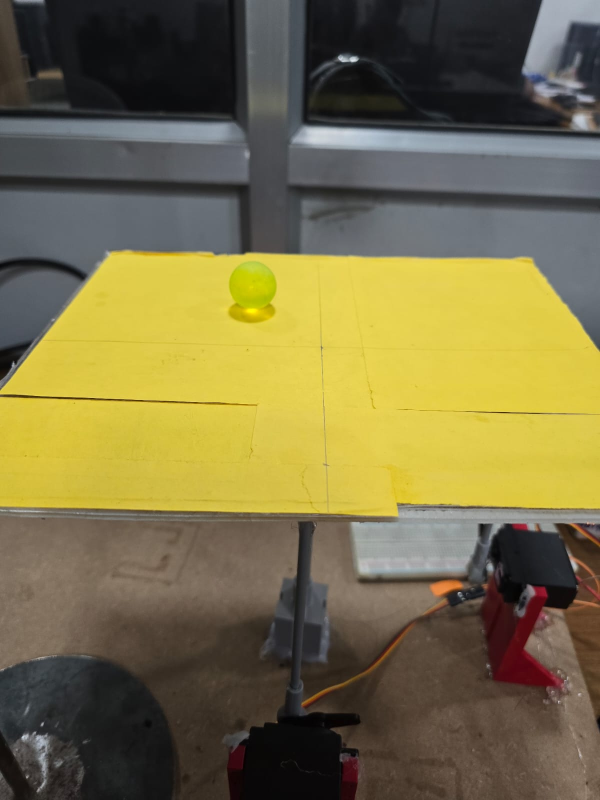
#> input picture system image.jpeg, 1200 x 1600 px, given in place of the camera (shown at 1/2 size)
$ python interface.py
#> lines starting #> are read from the running program, lines starting #| are printed output that depends on the picture; after the words box and inside, x2 and y2 are one past the last pixel; in counts of white or black regions, pixels touching at a corner belong together
### PID_controller.py
class PIDController:
    def __init__(self, Kp=1.0, Ki=0.0, Kd=0.0, setpoint=0.0,
                 output_limits=(-90, 90), integral_limits=(-100, 100)):
        self.Kp = Kp
        self.Ki = Ki
        self.Kd = Kd
        self.setpoint = setpoint

        self.output_limits = output_limits      # (min, max) for output
        self.integral_limits = integral_limits  # (min, max) for integral term

        self.integral = 0.0
        self.prev_error = 0.0
        self.prev_measurement = None  # needed for derivative-on-measurement

    # [31 lines left out: function update, not called in this run]

    def reset(self):
        self.integral = 0.0
        self.prev_error = 0.0
        self.prev_measurement = None

### interface.py
import time
import cv2
import numpy as np
import serial
from collections import deque
# Assuming PIDController is correctly defined in PID_controller.py
from PID_controller import PIDController

BOARD_DIMENSIONS = (500, 625)
# --- CHANGED: Serial communication is now enabled by default ---
SERIAL_ENABLED = True

# --- Constants for visual offset ---
PIXELS_PER_CM = 15
OFFSET_CM = 1
OFFSET_PX = int(OFFSET_CM * PIXELS_PER_CM)

# --- Predefined Color Range for the Board (UPDATED TO MATCH IMAGE) ---
# These values are derived from the 'Color Tuning' window in the provided image.
LOWER_YELLOW = np.array([7, 63, 121]) # H_min 7, S_min 63, V_min 121
UPPER_YELLOW = np.array([32, 255, 255]) # H_max 32, S_max 255, V_max 255

# --- CHANGED: Increased PID gains for more aggressive and accurate centering ---
# Initialize PID controllers
pid_x = PIDController(Kp=1.2, Ki=0.05, Kd=0.2, setpoint=(BOARD_DIMENSIONS[0] / 2) + OFFSET_PX)
pid_y = PIDController(Kp=1.2, Ki=0.05, Kd=0.2, setpoint=(BOARD_DIMENSIONS[1] / 2) + OFFSET_PX)


# --- Temporal smoothing for board corners ---
corner_history = deque(maxlen=5)
last_valid_corners = None

# --- Ball HSV Color Range (will be updated by trackbars) ---
ball_hsv_lower = np.array([25, 0, 80])
ball_hsv_upper = np.array([105, 83, 255])


if SERIAL_ENABLED:
    try:
        # NOTE: You may need to change this port to match your Arduino's serial port
        # UPDATED PORT to match your provided code
        ser = serial.Serial('/dev/cu.usbmodem12301', 9600, timeout=1)
        print("Serial connection established")
    except Exception as e:
        print(f"Failed to connect to serial port: {e}")
        SERIAL_ENABLED = False

def nothing(x):
    pass

def update_pid_from_sliders():
    """Update PID parameters from trackbar values"""
    pid_x.Kp = cv2.getTrackbarPos("Kp_X", "PID Tuning") / 100.0
    pid_x.Ki = cv2.getTrackbarPos("Ki_X", "PID Tuning") / 1000.0
    pid_x.Kd = cv2.getTrackbarPos("Kd_X", "PID Tuning") / 100.0

    pid_y.Kp = cv2.getTrackbarPos("Kp_Y", "PID Tuning") / 100.0
    pid_y.Ki = cv2.getTrackbarPos("Ki_Y", "PID Tuning") / 1000.0
    pid_y.Kd = cv2.getTrackbarPos("Kd_Y", "PID Tuning") / 100.0

def update_ball_hsv_from_sliders():
    """Update ball HSV color range from trackbar values"""
    global ball_hsv_lower, ball_hsv_upper
    h_min = cv2.getTrackbarPos("H_min_ball", "PID Tuning")
    s_min = cv2.getTrackbarPos("S_min_ball", "PID Tuning")
    v_min = cv2.getTrackbarPos("V_min_ball", "PID Tuning")
    h_max = cv2.getTrackbarPos("H_max_ball", "PID Tuning")
    s_max = cv2.getTrackbarPos("S_max_ball", "PID Tuning")
    v_max = cv2.getTrackbarPos("V_max_ball", "PID Tuning")
    ball_hsv_lower = np.array([h_min, s_min, v_min])
    ball_hsv_upper = np.array([h_max, s_max, v_max])


def smooth_corners(new_corners):
    """Apply temporal smoothing to corner positions to reduce jitter."""
    global corner_history, last_valid_corners

    if new_corners is None:
        return last_valid_corners

    corner_history.append(new_corners)

    smoothed = np.mean(corner_history, axis=0)

    last_valid_corners = smoothed.astype(np.float32)
    return last_valid_corners

def order_points_improved(pts):
    """Order points: top-left, top-right, bottom-right, bottom-left"""
    pts = pts.astype(np.float32)
    center = np.mean(pts, axis=0)

    rect = np.zeros((4, 2), dtype=np.float32)
    top_pts = pts[pts[:, 1] < center[1]]
    bottom_pts = pts[pts[:, 1] >= center[1]]

    if len(top_pts) == 2 and len(bottom_pts) == 2:
        top_sorted = top_pts[np.argsort(top_pts[:, 0])]
        bottom_sorted = bottom_pts[np.argsort(bottom_pts[:, 0])]
        rect[0], rect[1], rect[2], rect[3] = top_sorted[0], top_sorted[1], bottom_sorted[1], bottom_sorted[0]
    else:
        s = pts.sum(axis=1)
        diff = np.diff(pts, axis=1)
        rect[0], rect[2], rect[1], rect[3] = pts[np.argmin(s)], pts[np.argmax(s)], pts[np.argmin(diff)], pts[np.argmax(diff)]

    return rect

def detect_yellow_board_robust(frame, lower_bound, upper_bound, output_size=BOARD_DIMENSIONS, debug=False):
    """Detect the yellow board using slider values and stable corner finding."""
    if frame is None:
        return None, None, None, None

    original_frame = frame.copy()
    mask = None

    try:
        blurred = cv2.GaussianBlur(frame, (7, 7), 0)
        hsv = cv2.cvtColor(blurred, cv2.COLOR_BGR2HSV)

        current_mask = cv2.inRange(hsv, lower_bound, upper_bound)

        kernel = cv2.getStructuringElement(cv2.MORPH_ELLIPSE, (9, 9))
        mask = cv2.morphologyEx(current_mask, cv2.MORPH_CLOSE, kernel, iterations=4)
        mask = cv2.morphologyEx(mask, cv2.MORPH_OPEN, kernel, iterations=2)

        contours, _ = cv2.findContours(mask, cv2.RETR_EXTERNAL, cv2.CHAIN_APPROX_SIMPLE)

        if not contours:
            return original_frame, None, None, mask

        largest_contour = max(contours, key=cv2.contourArea)

        if cv2.contourArea(largest_contour) < 5000:
             return original_frame, None, None, mask

        rect = cv2.minAreaRect(largest_contour)
        box = cv2.boxPoints(rect)
        raw_corners = order_points_improved(box).astype(np.float32)

        corners = smooth_corners(raw_corners)

        if corners is None:
            return original_frame, None, None, mask

        out_w, out_h = output_size
        expanded_w, expanded_h = out_w + 2 * OFFSET_PX, out_h + 2 * OFFSET_PX
        dst = np.array([
            [OFFSET_PX, OFFSET_PX], [out_w - 1 + OFFSET_PX, OFFSET_PX],
            [out_w - 1 + OFFSET_PX, out_h - 1 + OFFSET_PX], [OFFSET_PX, out_h - 1 + OFFSET_PX]
        ], dtype=np.float32)

        M = cv2.getPerspectiveTransform(corners, dst)
        warped = cv2.warpPerspective(original_frame, M, (expanded_w, expanded_h),
                                     flags=cv2.INTER_LINEAR, borderMode=cv2.BORDER_CONSTANT, borderValue=(0, 0, 0))
        return warped, corners, None, mask
    except Exception as e:
        return original_frame, None, None, mask

def detect_yellow_board_with_validation(frame, lower_bound, upper_bound, output_size=BOARD_DIMENSIONS):
    """Main wrapper with validation"""
    if frame is None: return frame, None, None
    warped, corners, _, mask = detect_yellow_board_robust(frame, lower_bound, upper_bound, output_size, debug=False)
    if corners is not None and warped is not None:
        try:
            gray_warped = cv2.cvtColor(warped, cv2.COLOR_BGR2GRAY)
            if cv2.countNonZero(gray_warped) > 0.1 * gray_warped.size:
                return warped, corners, mask
        except Exception as e: print(f"Validation failed: {e}")
    return frame, None, mask

def detect_ball(frame, lower_bound, upper_bound, debug=False):
    """
    Detects the ball using a robust hybrid method: a user-tunable color filter
    followed by a rigid shape (circularity) analysis.
    """
    if frame is None: return None, None, None
    try:
        output_frame = frame.copy()

        # 1. Blur and convert to HSV color space
        blurred = cv2.GaussianBlur(frame, (11, 11), 0)
        hsv = cv2.cvtColor(blurred, cv2.COLOR_BGR2HSV)

        # 2. Use the HSV range provided by the trackbars
        mask = cv2.inRange(hsv, lower_bound, upper_bound)

        # 3. Clean the mask to remove noise
        mask = cv2.erode(mask, None, iterations=2)
        mask = cv2.dilate(mask, None, iterations=2)

        # Show the mask for debugging
        cv2.imshow("Ball Mask", mask)

        # 4. Find contours in the cleaned mask
        contours, _ = cv2.findContours(mask, cv2.RETR_EXTERNAL, cv2.CHAIN_APPROX_SIMPLE)

        best_candidate = None
        best_circularity = 0

        if contours:
            for cnt in contours:
                # 5. Apply a strict area filter
                area = cv2.contourArea(cnt)
                if not (300 < area < 15000):
                    continue

                # 6. Calculate circularity
                perimeter = cv2.arcLength(cnt, True)
                if perimeter == 0:
                    continue

                circularity = 4 * np.pi * (area / (perimeter * perimeter))

                # 7. Only consider highly circular contours (relaxed slightly to 0.75)
                if circularity > 0.75:
                    if circularity > best_circularity:
                        ((x, y), radius) = cv2.minEnclosingCircle(cnt)
                        best_circularity = circularity
                        best_candidate = ((int(x), int(y)), int(radius))

        ball_center, ball_radius = best_candidate if best_candidate else (None, None)

        # Draw the target (blue dot) at the center of the board
        center_x, center_y = output_frame.shape[1] // 2, output_frame.shape[0] // 2
        cv2.circle(output_frame, (center_x, center_y), 8, (255, 100, 0), -1)

        return output_frame, ball_center, ball_radius
    except Exception as e:
        print(f"Ball detection error: {e}")
        return frame, None, None


# [40 lines left out: functions ball_position_pid, calculate_circular_setpoint, calculate_figure_eight_setpoint, not called in this run]

def main():
    global last_valid_corners

    cap = cv2.VideoCapture(0)
    # Give the camera time to initialize
    time.sleep(1.0)

    if not cap.isOpened():
        print("Error: Could not open video stream.")
        print("Please check the following:")
        print("1. Is the camera connected and turned on?")
        print("2. Is another application (e.g., Photo Booth, Zoom) using the camera?")
        print("3. On macOS, has the terminal been granted camera permissions?")
        print("4. Try changing cv2.VideoCapture(0) to cv2.VideoCapture(1) or higher.")
        return

    cap.set(cv2.CAP_PROP_FRAME_WIDTH, 640)
    cap.set(cv2.CAP_PROP_FRAME_HEIGHT, 480)
    cap.set(cv2.CAP_PROP_BUFFERSIZE, 1)

    cv2.namedWindow("PID Tuning")
    # PID Controls with more aggressive initial values to enforce centering
    cv2.createTrackbar("Kp_X", "PID Tuning", 80, 500, nothing)
    cv2.createTrackbar("Ki_X", "PID Tuning", 80, 100, nothing)
    cv2.createTrackbar("Kd_X", "PID Tuning", 25, 200, nothing)
    cv2.createTrackbar("Kp_Y", "PID Tuning", 80, 500, nothing)
    cv2.createTrackbar("Ki_Y", "PID Tuning", 80, 100, nothing)
    cv2.createTrackbar("Kd_Y", "PID Tuning", 25, 200, nothing)
    cv2.createTrackbar("Circle Mode", "PID Tuning", 0, 1, nothing)
    cv2.createTrackbar("Figure 8 Mode", "PID Tuning", 0, 1, nothing) # New trackbar

    # Ball HSV Color Tuning Controls - with new defaults
    cv2.createTrackbar("H_min_ball", "PID Tuning", 25, 179, nothing)
    cv2.createTrackbar("S_min_ball", "PID Tuning", 0, 255, nothing)
    cv2.createTrackbar("V_min_ball", "PID Tuning", 80, 255, nothing)
    cv2.createTrackbar("H_max_ball", "PID Tuning", 105, 179, nothing)
    cv2.createTrackbar("S_max_ball", "PID Tuning", 83, 255, nothing)
    cv2.createTrackbar("V_max_ball", "PID Tuning", 255, 255, nothing)


    last_time = time.time()
    last_print_time = time.time()
    circle_mode_start_time = 0
    figure_eight_mode_start_time = 0 # New timer

    print("Starting ball tracking system...")

    while cap.isOpened():
        ret, frame = cap.read()
#> frame is the input picture: shape (1600, 1200, 3); mean B, G, R 70.9, 111.2, 120.6
        if not ret:
            print("Error: Could not read frame. Exiting.")
            break

        now, dt = time.time(), time.time() - last_time
        last_time = now

        cropped_frame, corners, board_mask = detect_yellow_board_with_validation(frame, LOWER_YELLOW, UPPER_YELLOW)
#> in detect_yellow_board_robust, `current_mask = cv2.inRange(hsv, lower_bound, upper_bound)`:
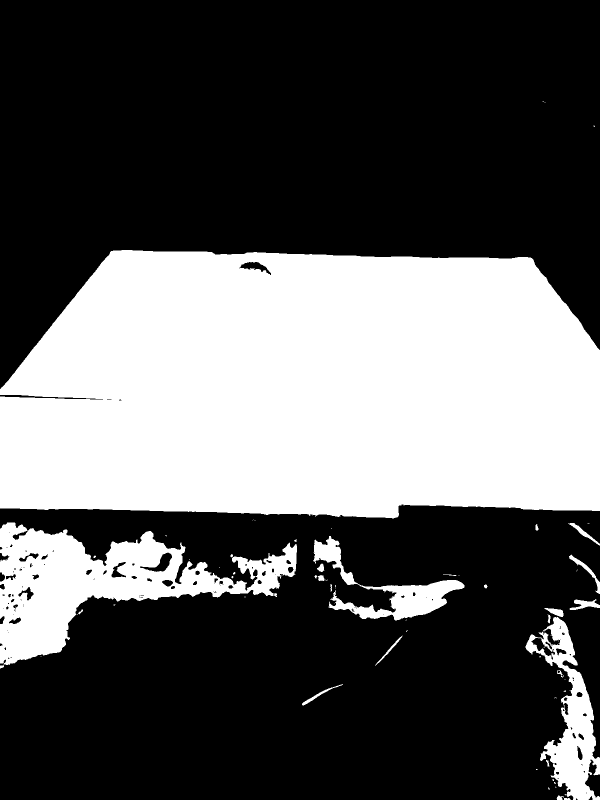
#> current_mask: shape (1600, 1200) (shown at 1/2 size); 35.1% white; 67 white regions (43 under 20 px), largest, box (x1, y1, x2, y2) and area: (0, 500, 1200, 1037) 570604, (0, 1045, 594, 1337) 67020, (1051, 1234, 1200, 1600) 19411
#> in detect_yellow_board_robust, `mask = cv2.morphologyEx(current_mask, cv2.MORPH_CLOSE, kernel, iterati..`:
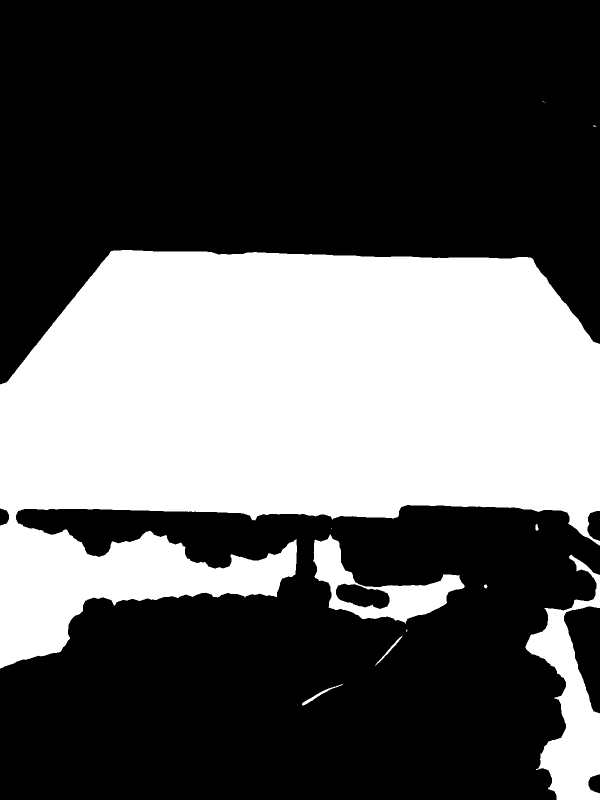
#> mask: shape (1600, 1200) (shown at 1/2 size); 36.4% white; 12 white regions (5 under 20 px), largest, box (x1, y1, x2, y2) and area: (0, 500, 1200, 1337) 652705, (1051, 1109, 1200, 1600) 29778, (626, 1068, 929, 1248) 16518
#> in detect_yellow_board_robust, `mask = cv2.morphologyEx(mask, cv2.MORPH_OPEN, kernel, iterations=2)`:
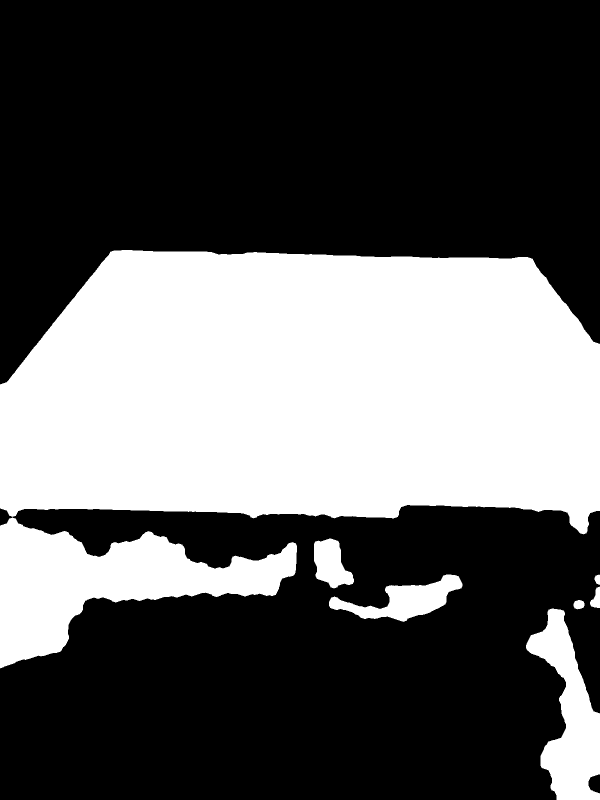
#> mask: shape (1600, 1200) (shown at 1/2 size); 36.3% white; 8 white regions
#> in detect_yellow_board_robust, `contours, _ = cv2.findContours(mask, cv2.RETR_EXTERNAL, cv2.CHAIN_APPR..`: contours = 8 contours; box (x1, y1, x2, y2) and area: (0, 500, 1200, 1069) 572836, (0, 1035, 594, 1337) 76701, (1052, 1217, 1200, 1600) 27012, (658, 1149, 925, 1244) 10256, (628, 1077, 708, 1177) 5006, (1180, 1173, 1200, 1216) 478, (1147, 1200, 1169, 1219) 293, (1189, 1149, 1200, 1170) 148
#> in detect_yellow_board_robust, `largest_contour = max(contours, key=cv2.contourArea)`: largest_contour = contour of 673 points, box (x1, y1, x2, y2) (0, 500, 1200, 1069), area 572836
#> in detect_yellow_board_robust, `rect = cv2.minAreaRect(largest_contour)`: rect = ((603.2, 775.4), (550.3, 1206.2), -88.24)
#> in detect_yellow_board_robust, `box = cv2.boxPoints(rect)`: box = [[1197.5, 1069], [-8.07, 1032], [8.81, 481.9], [1214.4, 518.9]]
#> in order_points_improved, `pts = pts.astype(np.float32)`: pts has the same summary as box in detect_yellow_board_robust
#> in order_points_improved, `center = np.mean(pts, axis=0)`: center = [603.2, 775.4]
#> in order_points_improved, `top_pts = pts[pts[:, 1] < center[1]]`: top_pts = [[8.81, 481.9], [1214.4, 518.9]]
#> in order_points_improved, `bottom_pts = pts[pts[:, 1] >= center[1]]`: bottom_pts = [[1197.5, 1069], [-8.07, 1032]]
#> in order_points_improved, `top_sorted = top_pts[np.argsort(top_pts[:, 0])]`: top_sorted = [[8.81, 481.9], [1214.4, 518.9]]
#> in order_points_improved, `bottom_sorted = bottom_pts[np.argsort(bottom_pts[:, 0])]`: bottom_sorted = [[-8.07, 1032], [1197.5, 1069]]
#> in detect_yellow_board_robust, `raw_corners = order_points_improved(box).astype(np.float32)`: raw_corners = [[8.81, 481.9], [1214.4, 518.9], [1197.5, 1069], [-8.07, 1032]]
#> in detect_yellow_board_robust, `corners = smooth_corners(raw_corners)`: corners has the same summary as raw_corners
#> in detect_yellow_board_robust, `M = cv2.getPerspectiveTransform(corners, dst)`: M = [[0.414, 0.0127, 5.25], [-0.0348, 1.13, -530.8], [5.2e-12, -8.46e-11, 1]]
#> in detect_yellow_board_robust, `warped = cv2.warpPerspective(original_frame, M, (expanded_w, expanded_..`:
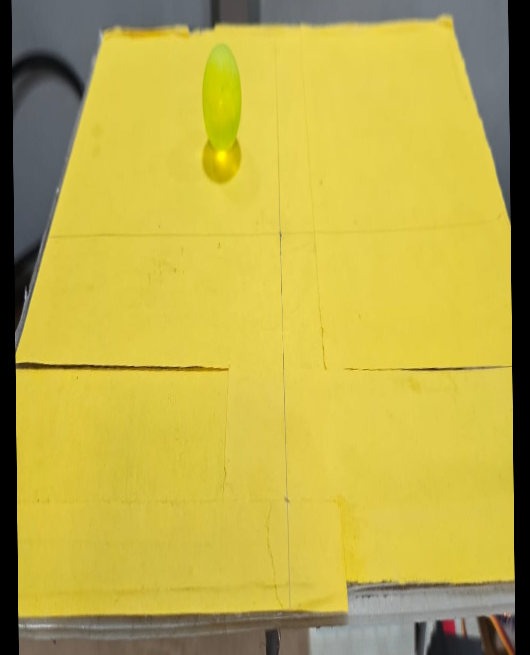
#> warped: shape (655, 530, 3); mean B, G, R 72.3, 172.2, 188.1
#> in detect_yellow_board_with_validation, `warped, corners, _, mask = detect_yellow_board_robust(frame, lower_bou..`: corners has the same summary as raw_corners in detect_yellow_board_robust
#> in detect_yellow_board_with_validation, `gray_warped = cv2.cvtColor(warped, cv2.COLOR_BGR2GRAY)`:
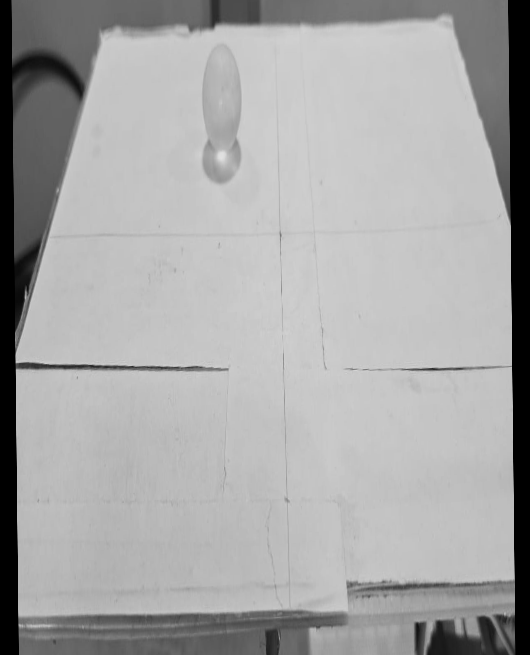
#> gray_warped: shape (655, 530); min 0, max 225, mean 165.6
#> corners has the same summary as raw_corners in detect_yellow_board_robust

        display_frame = frame.copy()
        if corners is not None:
            cv2.polylines(display_frame, [corners.astype(int)], True, (0, 255, 255), 2, cv2.LINE_AA)
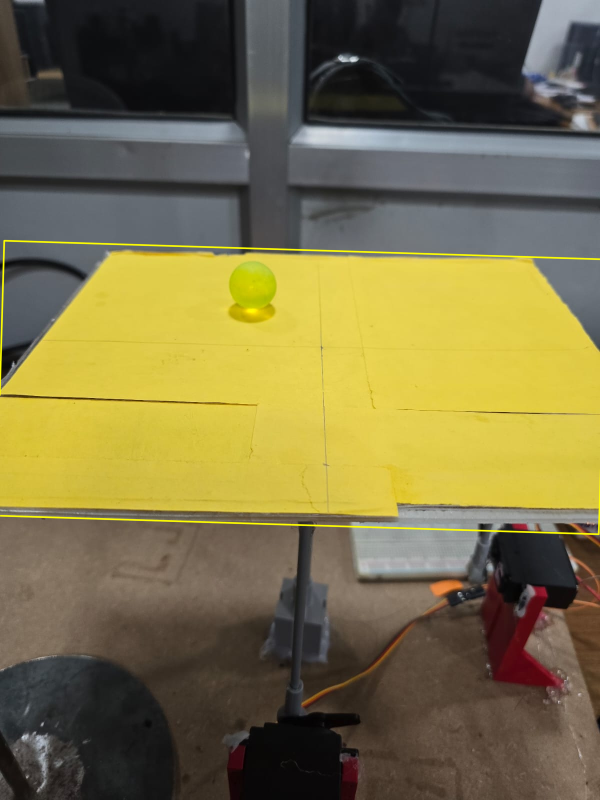
#> display_frame: shape (1600, 1200, 3) (shown at 1/2 size); 0.72% of pixels changed, all inside (x1, y1, x2, y2) = (0, 479, 1200, 1071)
        cv2.imshow('Original Frame', display_frame)
        if board_mask is not None: cv2.imshow("Board Mask", board_mask)

        if cropped_frame is not None:
            cv2.imshow('Warped Board', cropped_frame)
        else:
            expanded_w, expanded_h = BOARD_DIMENSIONS[0] + 2 * OFFSET_PX, BOARD_DIMENSIONS[1] + 2 * OFFSET_PX
            cv2.imshow('Warped Board', np.zeros((expanded_h, expanded_w, 3), dtype=np.uint8))

        # Update sliders before detection
        update_pid_from_sliders()
        update_ball_hsv_from_sliders()

        balled_frame, final_ball_pos, ball_radius = detect_ball(cropped_frame, ball_hsv_lower, ball_hsv_upper)
#> in detect_ball, `mask = cv2.inRange(hsv, lower_bound, upper_bound)`:
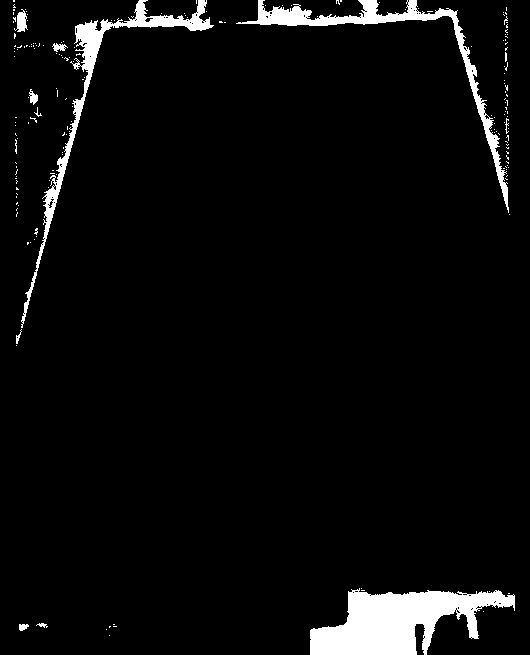
#> mask: shape (655, 530); 4.7% white; 187 white regions (175 under 20 px), largest, box (x1, y1, x2, y2) and area: (310, 588, 515, 655) 7823, (236, 0, 509, 213) 3744, (21, 0, 214, 328) 3638
#> (the rest of the program and of its run is left out)
